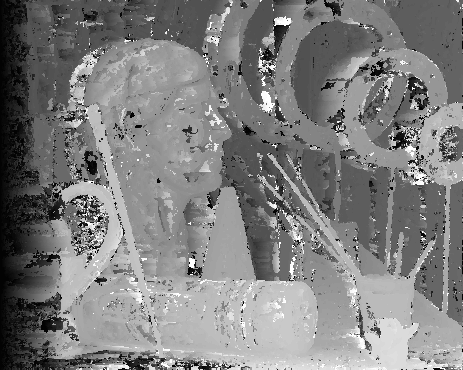
#> input picture disparity_map/results_art/3.png, 463 x 370 px
$ python add.py
#> lines starting #> are read from the running program, lines starting #| are printed output that depends on the picture
# Helper file for match_disparity.py

import sys
import cv2
import os
import math
from os import listdir
import numpy as np
from tqdm.auto import tqdm

# Read input images
im1 = cv2.imread("results_art/3.png")
#> im1 is the input picture: shape (370, 463, 3); min 3, max 255, mean 126.7
im2 = cv2.imread("results_art/9.png")
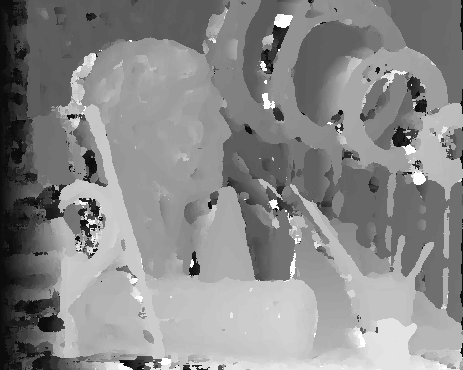
#> input picture disparity_map/results_art/9.png, 463 x 370 px
#> im2 is the input picture: shape (370, 463, 3); min 12, max 255, mean 137.1

# Add the images together and get the average
im3 = cv2.addWeighted(im1, 0.5, im2, 0.5, 0)
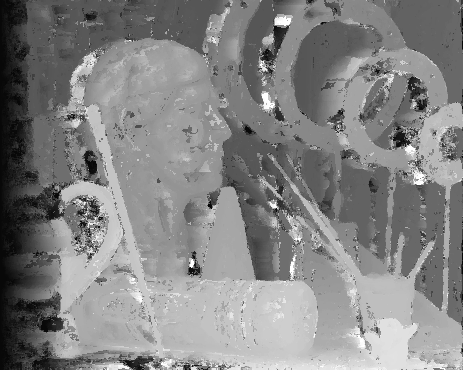
#> im3: shape (370, 463, 3); min 8, max 255, mean 131.9

# Save the image
cv2.imwrite("results_art/avg.png", im3)
